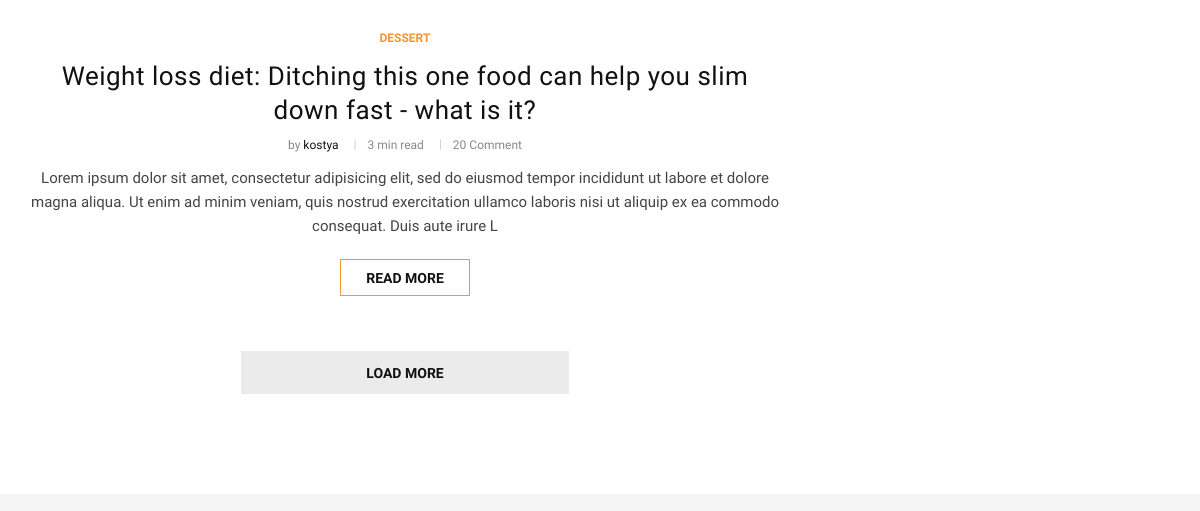
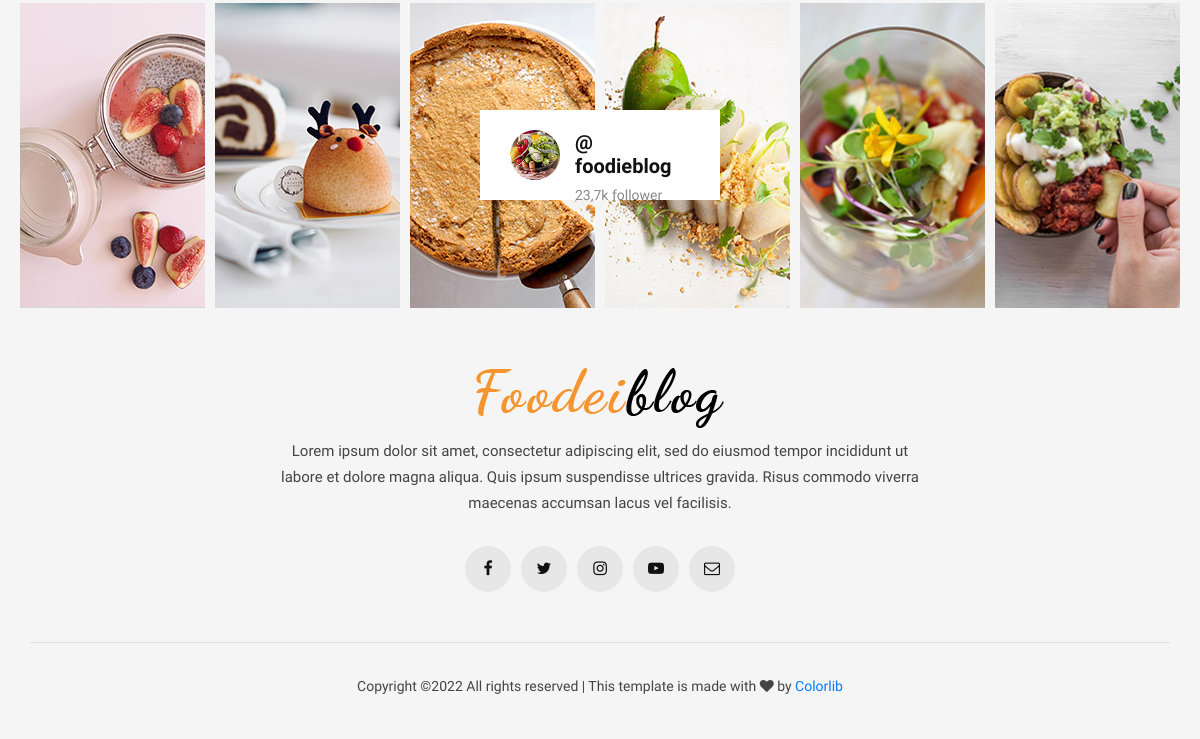
Before: / (lower part) with the older database file (2 pictures, top to bottom).
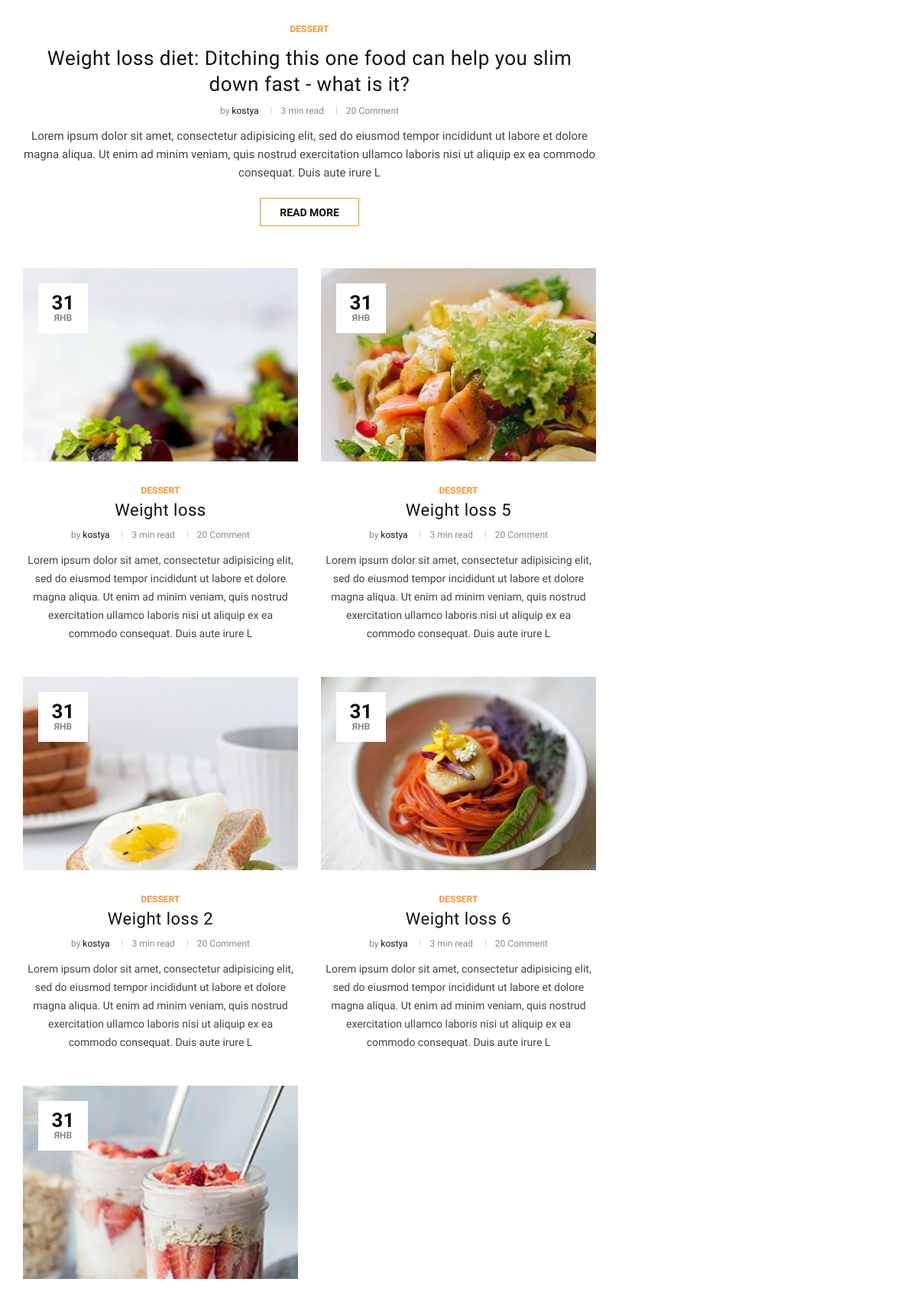
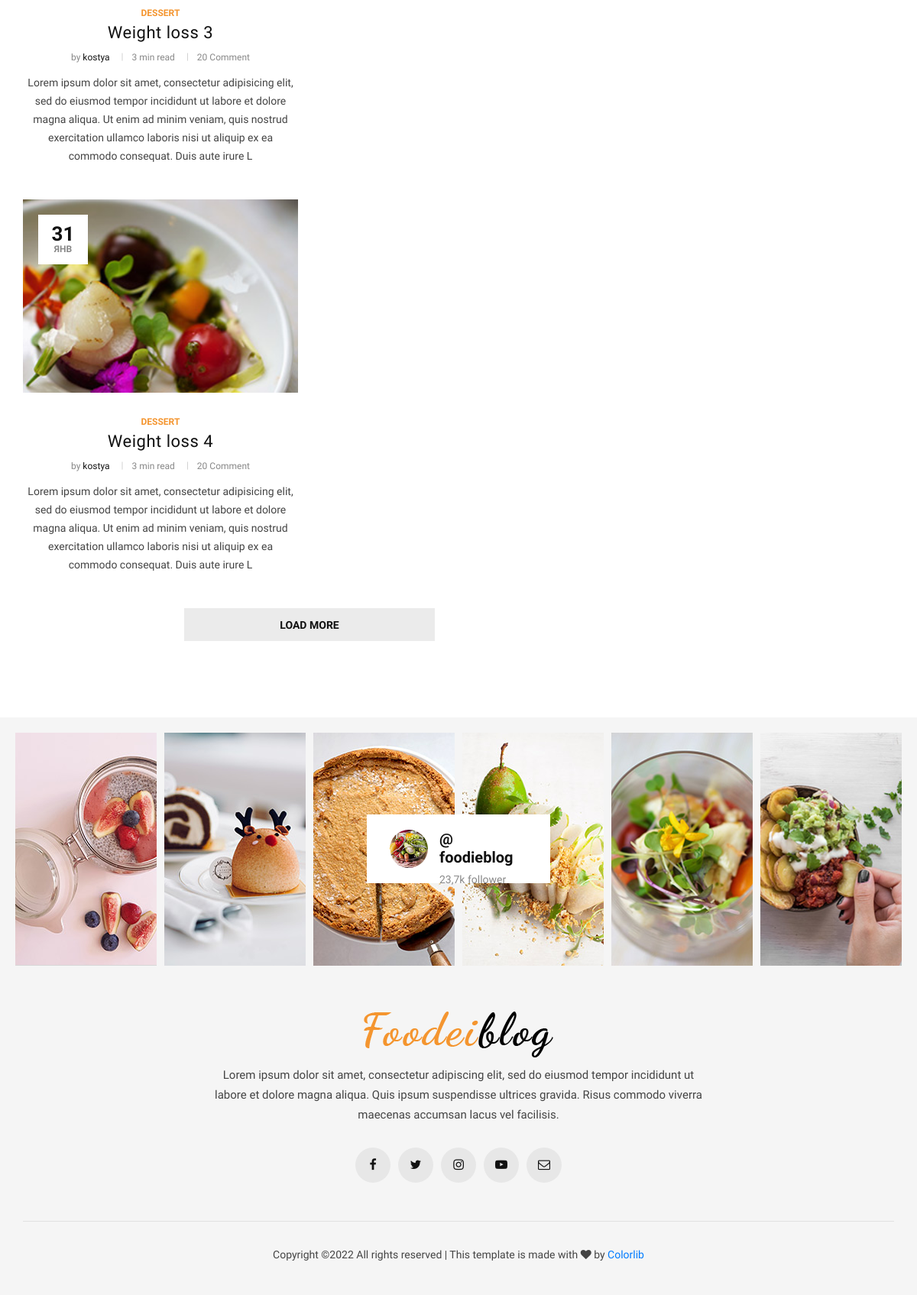
After: the same page with the newer database file (2 pictures, top to bottom).
### blog/models.py (models this page shows, shortened)
class Post(models.Model):
    author = models.ForeignKey(User, related_name="posts", on_delete=models.CASCADE)
    title = models.CharField(max_length=200)
    image = models.ImageField(upload_to='articles/')
    text = models.TextField()
    category = models.ForeignKey(
        Category,
        related_name="post",
        on_delete=models.SET_NULL,
        null=True
    )
    tags = models.ManyToManyField(Tag, related_name="post")
    create_at = models.DateTimeField(auto_now_add=True)
    slug = models.SlugField(max_length=200, default='', unique=True)
    def get_absolute_url(self):
        return reverse("post_single", kwargs={"slug": self.category.slug, "post_slug": self.slug})

class Category(MPTTModel):
    name = models.CharField(max_length=100)
    slug = models.SlugField(max_length=100)
    parent = TreeForeignKey(
        'self',
        related_name="children",
        on_delete=models.SET_NULL,
        null=True,
        blank=True
    )
    def __str__(self):
        return self.name
    class MPTTMeta:
        order_insertion_by = ['name']

### blog/views.py (the view)
# urls.py: path('', views.HomeView.as_view(), name="home"),
class HomeView(ListView):
    model = Post
    paginate_by = 9
    template_name = "blog/home.html"

### templates/blog/home.html (shortened to what this page needs)
{% extends 'base.html' %}
{% block content %}
<section class="categories spad">
    <div class="categories__post">
        <div class="container">
            <div class="row">
                <div class="col-lg-8 col-md-8">
                    {% for post in post_list %}
                    {% if forloop.first %}
                    <div class="categories__post__item categories__post__item--large">
                        <div class="categories__post__item__text">
                            <ul class="post__label--large">
                                <li>{{ post.category }}</li>
                            </ul>
                            <h3><a href="{{ post.get_absolute_url }}">{{ post.title }}</a></h3>
                            <ul class="post__widget">
                                <li>by <span>{{ post.author }}</span></li>
                                <li>3 min read</li>
                                <li>20 Comment</li>
                            </ul>
                            <p>{{ post.text|slice:":250" }}</p>
                            <a href="{{ post.get_absolute_url }}" class="primary-btn">Read more</a>
                        </div>
                    </div>
                    <div class="row">
                        {% endif %}
                        {% endfor %}
                        <div class="col-lg-6 col-md-6 col-sm-6">
                            {% for post in post_list %}
                            {% if forloop.counter <= 5 and forloop.counter > 1 %}
                            <div class="categories__post__item">
                                <div class="categories__post__item__pic small__item set-bg"
                                     data-setbg="{{ post.image.url }}">
                                    <div class="post__meta">
                                        <h4>{{ post.create_at|date:"d" }}</h4>
                                        <span>{{ post.create_at|date:"M" }}</span>
                                    </div>
                                </div>
                                <div class="categories__post__item__text">
                                    <span class="post__label">{{ post.category }}</span>
                                    <h3><a href="{{ post.get_absolute_url }}">{{ post.title }}</a></h3>
                                    <ul class="post__widget">
                                        <li>by <span>{{ post.author }}</span></li>
                                        <li>3 min read</li>
                                        <li>20 Comment</li>
                                    </ul>
                                    <p>{{ post.text|slice:":250" }}</p>
                                </div>
                            </div>
                            {% endif %}
                            {% endfor %}
                        </div>
                        <div class="col-lg-6 col-md-6 col-sm-6">
                            {% for post in post_list %}
                            {% if forloop.counter > 5 %}
                            <div class="categories__post__item">
                                <div class="categories__post__item__pic small__item set-bg"
                                     data-setbg="{{ post.image.url }}">
                                    <div class="post__meta">
                                        <h4>{{ post.create_at|date:"d" }}</h4>
                                        <span>{{ post.create_at|date:"M" }}</span>
                                    </div>
                                </div>
                                <div class="categories__post__item__text">
                                    <span class="post__label">{{ post.category }}</span>
                                    <h3><a href="{{ post.get_absolute_url }}">{{ post.title }}</a></h3>
                                    <ul class="post__widget">
                                        <li>by <span>{{ post.author }}</span></li>
                                        <li>3 min read</li>
                                        <li>20 Comment</li>
                                    </ul>
                                    <p>{{ post.text|slice:":250" }}</p>
                                </div>
                            </div>
                            {% endif %}
                            {% endfor %}
                        </div>
                    </div>
                    <div class="col-lg-12 text-center">
                        <div class="load__more__btn">
                            <a href="#">Load more</a>
                        </div>
                    </div>
                </div>
            </div>
        </div>
    </div>
</section>
{% endblock content %}

### templates/base.html (shortened to what this page needs)
<!DOCTYPE html>
<html lang="zxx">
{% load static %}
<head>
    <link rel="stylesheet" href="{% static 'css/bootstrap.min.css' %}" type="text/css">
    <link rel="stylesheet" href="{% static 'css/font-awesome.min.css' %}" type="text/css">
    <link rel="stylesheet" href="{% static 'css/elegant-icons.css' %}" type="text/css">
    <link rel="stylesheet" href="{% static 'css/owl.carousel.min.css' %}" type="text/css">
    <link rel="stylesheet" href="{% static 'css/slicknav.min.css' %}" type="text/css">
    <link rel="stylesheet" href="{% static 'css/style.css' %}" type="text/css">
</head>
<body>
    {% block content %}
    {% endblock content %}
    <footer class="footer">
        <div class="container-fluid">
            <div class="footer__instagram">
                <div class="footer__instagram__avatar">
                    <div class="footer__instagram__avatar--pic">
                        <img src="img/footer/instagram-avatar.jpg" alt="">
                    </div>
                    <div class="footer__instagram__avatar--text">
                        <h5>@ foodieblog</h5>
                        <span>23,7k follower</span>
                    </div>
                </div>
                <div class="row">
                    <div class="col-lg-2 col-md-2 col-sm-4 col-6">
                        <div class="footer__instagram__item set-bg" data-setbg="img/footer/ip-1.jpg"></div>
                    </div>
                    <div class="col-lg-2 col-md-2 col-sm-4 col-6">
                        <div class="footer__instagram__item set-bg" data-setbg="img/footer/ip-2.jpg"></div>
                    </div>
                    <div class="col-lg-2 col-md-2 col-sm-4 col-6">
                    </div>
                    <div class="col-lg-2 col-md-2 col-sm-4 col-6">
                    </div>
                    <div class="col-lg-2 col-md-2 col-sm-4 col-6">
                        <div class="footer__instagram__item set-bg" data-setbg="img/footer/ip-5.jpg"></div>
                    </div>
                    <div class="col-lg-2 col-md-2 col-sm-4 col-6">
                        <div class="footer__instagram__item set-bg" data-setbg="img/footer/ip-6.jpg"></div>
                    </div>
                </div>
            </div>
        </div>
        <div class="container">
            <div class="row">
                <div class="col-lg-12">
                    <div class="footer__text">
                        <div class="footer__logo">
                            <a href="#"><img src="img/logo.png" alt=""></a>
                        </div>
                        <p>Lorem ipsum dolor sit amet, consectetur adipiscing elit, sed do eiusmod tempor incididunt
                            ut<br /> labore et dolore magna aliqua. Quis ipsum suspendisse ultrices gravida. Risus
                            commodo viverra<br /> maecenas accumsan lacus vel facilisis. </p>
                        <div class="footer__social">
                            <a href="#"><i class="fa fa-facebook"></i></a>
                            <a href="#"><i class="fa fa-twitter"></i></a>
                            <a href="#"><i class="fa fa-instagram"></i></a>
                            <a href="#"><i class="fa fa-youtube-play"></i></a>
                            <a href="#"><i class="fa fa-envelope-o"></i></a>
                        </div>
                    </div>
                    <div class="footer__copyright">
                        <p>
  Copyright &copy;<script>document.write(new Date().getFullYear());</script> All rights reserved | This template is made with <i class="fa fa-heart" aria-hidden="true"></i> by <a href="https://colorlib.com" target="_blank">Colorlib</a>
  </p>
                    </div>
                </div>
            </div>
        </div>
    </footer>
</body>
</html>

Changed rows visible on the page:
added Post: shows a picture, create_at "31", create_at "ЯНВ", category "DESSERT", title "Weight loss", author "kostya", text "Lorem ipsum dolor sit amet, consectetur adipisicing elit, sed do eiusmod tempor incididunt ut labore et dolore magna aliqua. Ut enim ad minim veniam, quis nostrud exercitation ullamco laboris nisi ut aliquip ex ea commodo consequat. Duis aute irure L"
added Post: shows a picture, create_at "31", create_at "ЯНВ", category "DESSERT", title "Weight loss 2", author "kostya", text "Lorem ipsum dolor sit amet, consectetur adipisicing elit, sed do eiusmod tempor incididunt ut labore et dolore magna aliqua. Ut enim ad minim veniam, quis nostrud exercitation ullamco laboris nisi ut aliquip ex ea commodo consequat. Duis aute irure L"
added Post: shows a picture, create_at "31", create_at "ЯНВ", category "DESSERT", title "Weight loss 3", author "kostya", text "Lorem ipsum dolor sit amet, consectetur adipisicing elit, sed do eiusmod tempor incididunt ut labore et dolore magna aliqua. Ut enim ad minim veniam, quis nostrud exercitation ullamco laboris nisi ut aliquip ex ea commodo consequat. Duis aute irure L"
added Post: shows a picture, create_at "31", create_at "ЯНВ", category "DESSERT", title "Weight loss 4", author "kostya", text "Lorem ipsum dolor sit amet, consectetur adipisicing elit, sed do eiusmod tempor incididunt ut labore et dolore magna aliqua. Ut enim ad minim veniam, quis nostrud exercitation ullamco laboris nisi ut aliquip ex ea commodo consequat. Duis aute irure L"
added Post: shows a picture, create_at "31", create_at "ЯНВ", category "DESSERT", title "Weight loss 5", author "kostya", text "Lorem ipsum dolor sit amet, consectetur adipisicing elit, sed do eiusmod tempor incididunt ut labore et dolore magna aliqua. Ut enim ad minim veniam, quis nostrud exercitation ullamco laboris nisi ut aliquip ex ea commodo consequat. Duis aute irure L"
added Post: shows a picture, create_at "31", create_at "ЯНВ", category "DESSERT", title "Weight loss 6", author "kostya", text "Lorem ipsum dolor sit amet, consectetur adipisicing elit, sed do eiusmod tempor incididunt ut labore et dolore magna aliqua. Ut enim ad minim veniam, quis nostrud exercitation ullamco laboris nisi ut aliquip ex ea commodo consequat. Duis aute irure L"
